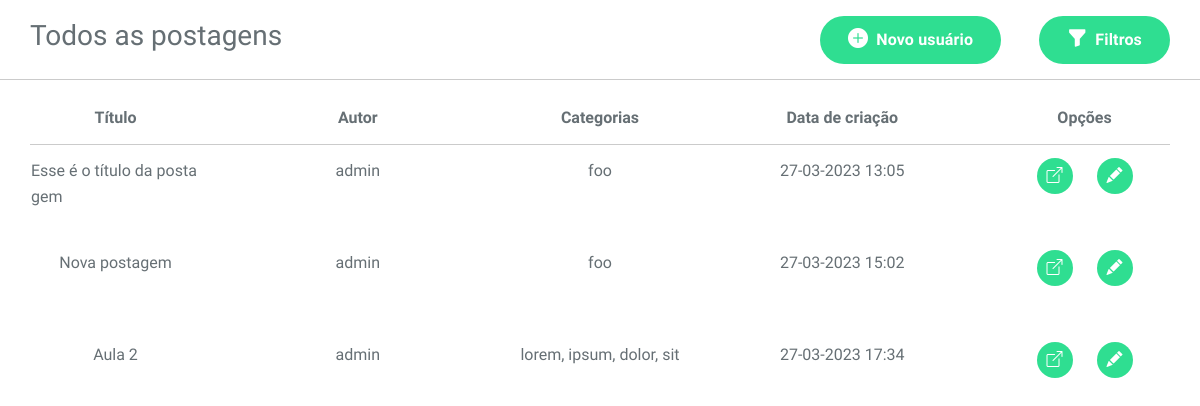
/posts.php, run on the app's committed database.
### tables this page shows
CREATE TABLE `posts` (
  `id` bigint NOT NULL AUTO_INCREMENT,
  `title` text,
  `subtitle` text,
  `content` text,
  `categories` text,
  `creator` text,
  `image` text,
  `create_time` timestamp NULL DEFAULT CURRENT_TIMESTAMP,
  PRIMARY KEY (`id`)
);

### database.class.php (the view, shortened to what this page needs)
<?php
class Database {
    protected $conn;
    public function __construct($host, $name, $user, $pass)
    {
        $this->dbHost = $host;
        $this->dbName = $name;
        $this->dbUser = $user;
        $this->dbUserPass = $pass;
        $this->conn = new PDO( 'mysql:host=' . $this->dbHost . ';dbname=' . $this->dbName, $this->dbUser, $this->dbUserPass );
    }
    protected function getPosts()
    {
        $stmt = $this->conn->query("SELECT * FROM posts");
        $posts = $stmt->fetchAll();
        return $posts;
    }
    public function getPostsInRows() {
        $posts = $this->getPosts();
        foreach ($posts as $post) {
            $strDate = strtotime($post['create_time']);
            $date = date('d-m-Y H:i', $strDate);
            $dateUrl = date('d-m-Y', $strDate);
            echo '<tr><td>'.$post['title'].'</td><td>'.$post['creator'].'</td><td>'.$post['categories'].'</td><td>'.$date.'</td><td><a target="blank" href="post-page.php/'.$dateUrl.'/'.urlencode($post['title']).'"><button class="btn btn-green small"><i class="bi bi-box-arrow-up-right"></i></button></a><button class="btn btn-green small"><i class="bi bi-pencil-fill"></i></button></td></tr>';
        }
    }
}
?>

### posts.php (shortened to what this page needs)
<?php
include_once 'database.class.php';
$db = new Database('localhost', 'postagens', 'root', 'Pudimebom')
?>
<!DOCTYPE html>
<html lang="en">
<head>
    <link rel="stylesheet" href="css/style.css" />
    <link rel="stylesheet" href="css/animate.css" />
    <link rel="stylesheet" href="css/glightbox.min.css" />
    <link rel="stylesheet" href="css/lineIcons.css" />
    <link rel="stylesheet" href="css/bootstrap.min.css" />
    <link rel="stylesheet" href="css/style.css" />
    <link rel="stylesheet" href="css/css.css" />
    <link rel="stylesheet" href="css/postspage.css" />
    <link rel="stylesheet" href="https://cdn.jsdelivr.net/npm/bootstrap-icons@1.10.3/font/bootstrap-icons.css">
</head>
<body>
    <header>
        <h3>Todos as postagens</h3>
        <span>
            <button class='btn btn-green'><i class="bi bi-plus-circle-fill"></i> Novo usuário</button>
            <button class='btn btn-green'><i class="bi bi-funnel-fill"></i> Filtros</button>
        </span>
    </header>
    <table>
        <tr id="tableTitles">
            <th>Título</th>
            <th>Autor</th>
            <th>Categorias</th>
            <th>Data de criação</th>
            <th>Opções</th>
        </tr>
        <?php $db->getPostsInRows() ?>
    </table>
</body>
</html>

### css/css.css (style rules this page uses)
a { color: #5c6975; }
.btn-green { background-color: #2fde91; border-radius: 60px; color: #fff; padding: 24px 28px; font-weight: 900; }
.btn-green i { font-size: 20px; margin-right: 8px; }
.btn-green.small { padding: 0; width: 36px; height: 36px; display: flex; justify-content: center; align-items: center; margin: 0px 12px; }
.btn-green.small i { font-size: 16px; margin-right: 0; }

### css/postspage.css (style rules this page uses)
header { display: flex; height: 80px; align-items: center; width: calc(100vw); padding: 0 30px; justify-content: space-between; border-bottom: 1px solid #00000034; }
header span { width: 350px; display: flex; justify-content: space-between; }
table { width: 95%; margin: 0 auto; }
table tr { width: 100%; display: flex; justify-content: space-between; margin: 12px 0px; }
#tableTitles { border-bottom: 1px solid #00000034; }
th { font-size: 16px; margin: 12px 0px; text-align: center; }
td { height: 80px; display: flex; justify-content: center; word-wrap: break-word; word-break: break-all; overflow-y: hidden; }
table tr th, table tr td { width: 15%; }

### data on the page
posts: title "Esse é o título da postagem", creator "admin", categories "foo", create_time "27-03-2023 13:05"
posts: title "Nova postagem", creator "admin", categories "foo", create_time "27-03-2023 15:02"
posts: title "Aula 2", creator "admin", categories "lorem, ipsum, dolor, sit", create_time "27-03-2023 17:34"
